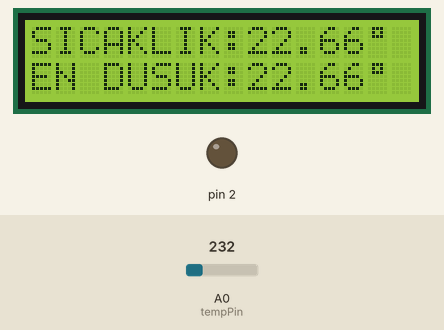
The sketch below on a simulated Arduino Uno, built with avr-gcc and run on an emulated ATmega328P. Shown: 16×2 character LCD, output pins drawn as LEDs (lit = HIGH). The inputs (shaded band) are chosen by the test bench; at power-on: A0 (tempPin) = 232. Storage starts empty.

Above: at 1.2 s.
1.3 s: A0 (tempPin) set to 250
At 6.5 s:
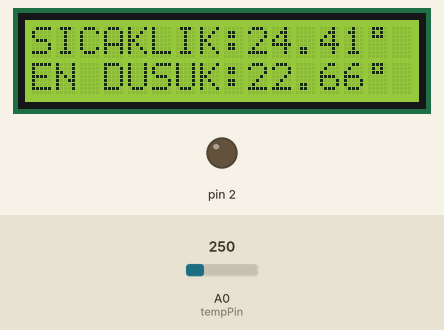
11.8 s: A0 (tempPin) set to 266
At 16.3 s:
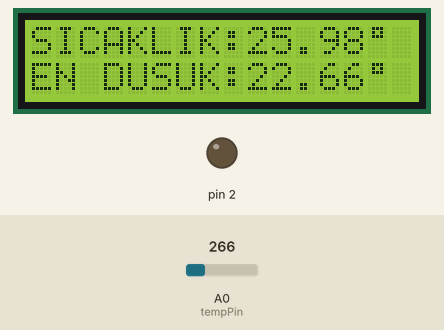
17.8 s: A0 (tempPin) set to 290
At 21.7 s:
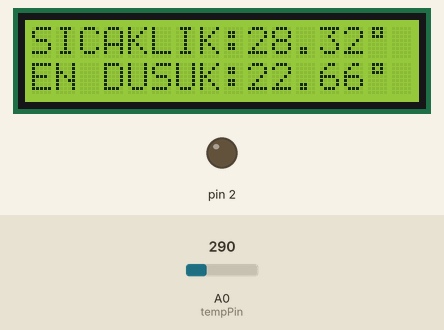
Timing chart, 0 to 27.0 s (numbered marks = the images above; inputs shaded):
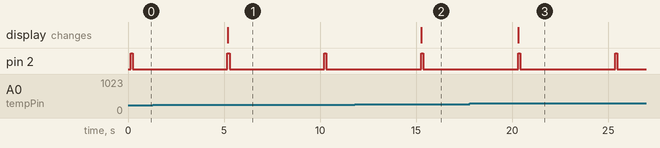

Measured:
- after the input at 1.3 s, the display: changes after 3.9 s (image 1)
- after the input at 11.8 s, the display: changes after 3.5 s (image 2)
- after the input at 17.8 s, the display: changes after 2.5 s (image 3)
- by itself, pin 2: alternates HIGH for 0.11 s and LOW for 4.9 s

The sketch:

Bolum14SDDataloggerLM35.ino
```cpp
#include <SPI.h>
#include <SD.h>
#include <Wire.h>
#include <LiquidCrystal_I2C.h>
int val;
int tempPin = A0;
float celeski = 100; //Düşük değişken
byte derece[8] = {  //Özel karakter byte dizisi
B01110,
B01010,
B01110,
B00000,
B00000,
B00000,
B00000,
};
const int chipSelect = 10; //SD CS/SS bacağı

LiquidCrystal_I2C lcd(0x27,16,2); //Lcd Tanımla
void setup() {
lcd.begin();
analogReference(INTERNAL);
lcd.createChar(0, derece);  //Özel karakter oluştur
pinMode(2,OUTPUT);

  Serial.println("SD KART YUKLENIYOR");  // KART KONTROL
  if (!SD.begin(chipSelect)) {
  Serial.println("SD KART TANINMADI");
  }
  Serial.println("SD KART TANINDI VE HAZIR");

  if (!SD.exists("datalog.txt"))  // Eğer dosya yoksa yenisini oluştur
  {
  SD.open("datalog.txt");
  Serial.println("Yeni Datalog.txt Dosyası Acildi");
  }
  else
  { Serial.println("Datalog.txt Bulundu"); } // TXT dosyası Kontrolü

}

void loop() {

val = analogRead(tempPin);
float mv = ( val/1024.0)*1000;
float cel = mv/10;
lcd.home();
lcd.print("SICAKLIK:");
lcd.print(cel);
lcd.write(byte(0));  //Özel karakteri yaz
lcd.print(" ");
lcd.setCursor(0,1);
if (cel<celeski) // Yeni değer düşükse eskiye aktar
celeski = cel;

lcd.print("EN DUSUK:");
lcd.print(celeski);
lcd.write(byte(0)); //Özel karakteri yaz
lcd.print(" ");

//SD KAYIT
 digitalWrite(2,HIGH);
 File dataFile = SD.open("datalog.txt", FILE_WRITE);
  dataFile.print(millis()/1000); // Geçen süreyi kaydet. (millis program başından itibaren geçen ms değerini verir.)
  dataFile.print(" ");
  dataFile.println(cel); // Sıcaklık Kaydet
  dataFile.close();
 delay(100);
 digitalWrite(2,LOW);
delay(4900);
}
```
